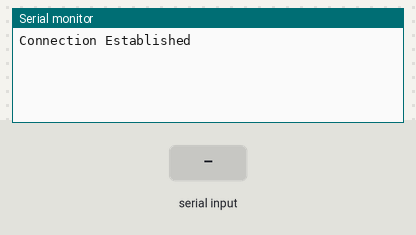
Simulated run of this sketch. Board: Arduino Uno, built with avr-gcc and run on an emulated ATmega328P. Parts: the last lines printed to the serial monitor. Inputs (shaded band) come from the test bench.

Above: at 1.2 s.
1.3 s: "disconnect\n" received over Serial
At 3.4 s:
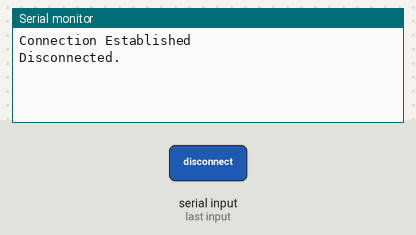
3.8 s: "28\n" received over Serial
At 6.0 s:
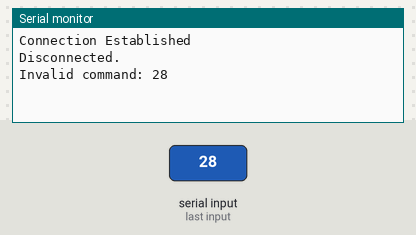
6.3 s: "on\n" received over Serial
At 8.0 s:
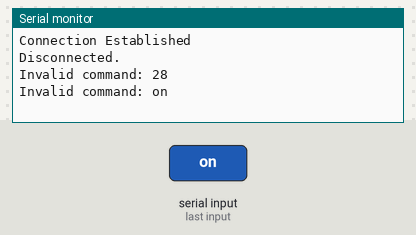
8.8 s: "off\n" received over Serial
At 11.0 s:
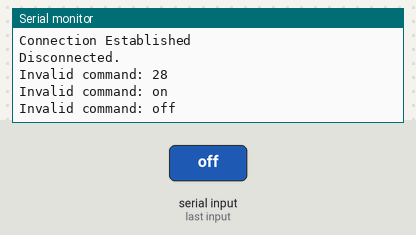
11.3 s: "connect\n" received over Serial
At 13.3 s:
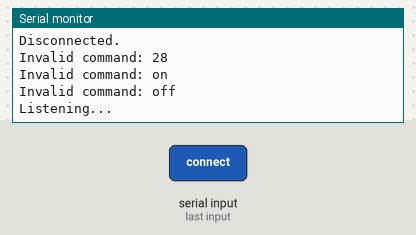
13.8 s: "25\n" received over Serial
At 16.4 s:
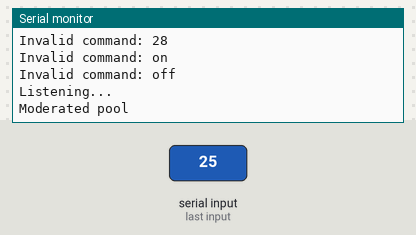

Measured:
- after the input at 1.3 s, the serial monitor: prints a new line after 1.0 s (image 1)
- after the input at 3.8 s, the serial monitor: prints a new line after 1.0 s (image 2)
- after the input at 6.3 s, the serial monitor: prints a new line after 1.0 s (image 3)
- after the input at 8.8 s, the serial monitor: prints a new line after 1.0 s (image 4)
- after the input at 11.3 s, the serial monitor: prints a new line after 1.0 s (image 5)
- after the input at 13.8 s, the serial monitor: prints a new line after 1.1 s (image 6)

The sketch:

IR_Transmitter.ino
```cpp
#include <IRremote.h>
#include <avr/pgmspace.h>

String cmd;
boolean listening;
IRsend irsend;
int khz;
unsigned int buffer[199];

const PROGMEM unsigned int temp28[] = {4450,4250, 650,1450, 650,450, 650,1500, 650,1500, 650,400, 650,450, 650,1450, 650,450, 650,400, 650,1500, 650,450, 650,400, 650,1500, 650,1500, 650,400, 650,1500, 650,1500, 650,450, 600,1500, 650,1500, 650,1500, 650,1500, 650,1500, 650,1450, 650,450, 650,1500, 600,450, 650,450, 650,400, 650,450, 650,450, 600,450, 650,1500, 650,400, 650,450, 650,400, 650,450, 650,400, 650,400, 650,450, 650,400, 650,1550, 600,1500, 650,1500, 650,1500, 650,1500, 600,1550, 650,1450, 650,5050, 4450,4300, 600,1500, 650,450, 650,1450, 650,1500, 650,450, 650,400, 650,1500, 650,450, 650,400, 650,1500, 650,400, 650,450, 650,1500, 600,1550, 650,400, 650,1500, 650,1500, 650,400, 650,1500, 650,1500, 650,1500, 650,1450, 650,1550, 600,1550, 600,450, 650,1500, 650,400, 650,450, 650,400, 650,400, 650,450, 650,400, 650,1550, 600,450, 650,450, 600,450, 650,450, 600,450, 650,450, 600,450, 650,450, 650,1450, 650,1500, 650,1500, 650,1500, 650,1450, 650,1500, 650,1500, 650};
const PROGMEM unsigned int temp17[] = {4450,4250, 650,1450, 650,450, 650,1500, 650,1500, 650,400, 650,450, 650,1450, 650,450, 650,400, 650,1500, 650,450, 650,450, 600,1500, 650,1500, 650,400, 650,1500, 650,1500, 650,450, 650,1500, 650,1450, 650,1500, 650,1500, 650,1500, 650,1500, 650,400, 650,1500, 650,450, 600,450, 650,450, 600,450, 650,450, 600,450, 650,450, 600,450, 650,450, 600,450, 650,450, 650,400, 650,400, 650,450, 650,1500, 600,1550, 600,1550, 600,1500, 650,1500, 650,1500, 650,1500, 650,1500, 650,5050, 4500,4200, 600,1500, 650,450, 650,1500, 650,1500, 600,450, 650,450, 600,1550, 600,450, 650,400, 650,1500, 650,450, 650,400, 650,1500, 650,1500, 650,450, 600,1500, 650,1500, 650,400, 650,1500, 650,1500, 650,1500, 650,1500, 650,1500, 600,1550, 600,450, 650,1500, 650,400, 650,450, 650,400, 650,450, 650,400, 650,450, 650,400, 650,450, 600,450, 650,450, 600,450, 650,450, 650,400, 650,450, 650,1500, 650,1450, 650,1500, 650,1500, 650,1500, 650,1500, 650,1500, 600,1550, 600};
const PROGMEM unsigned int temp25[] = {4500,4200, 700,1450, 650,450, 650,1450, 700,1450, 700,400, 650,400, 700,1450, 650,450, 650,400, 650,1500, 650,400, 700,400, 650,1500, 650,1500, 650,400, 650,1500, 650,1500, 650,400, 700,1450, 700,1450, 650,1500, 650,1450, 700,1450, 700,1450, 700,400, 650,1500, 650,400, 650,450, 650,400, 650,400, 700,400, 700,350, 700,1450, 700,1450, 700,400, 650,400, 650,450, 650,400, 650,450, 650,400, 650,450, 650,400, 700,1450, 700,1450, 650,1500, 650,1450, 700,1450, 700,1450, 700,5000, 4500,4200, 700,1450, 650,400, 700,1500, 650,1450, 650,450, 650,400, 650,1500, 700,350, 700,400, 700,1450, 650,400, 700,400, 650,1500, 650,1450, 700,400, 650,1500, 650,1500, 650,400, 650,1500, 650,1500, 650,1500, 650,1500, 650,1450, 650,1500, 700,350, 700,1500, 650,400, 650,450, 650,400, 650,450, 650,400, 650,400, 700,1450, 650,1500, 700,350, 700,400, 700,350, 700,400, 650,450, 650,400, 650,450, 650,400, 650,1500, 650,1450, 700,1450, 700,1450, 700,1450, 650,1500, 650};
const PROGMEM unsigned int on[] = {4450,4250, 650,1450, 650,450, 650,1500, 650,1500, 650,400, 650,450, 650,1450, 650,450, 650,400, 650,1500, 650,450, 650,400, 650,1500, 650,1500, 650,400, 650,1500, 650,1500, 650,450, 600,1500, 650,1500, 650,1500, 650,1500, 650,1500, 650,1450, 650,450, 650,1500, 600,450, 650,450, 650,400, 650,450, 650,450, 600,450, 650,1500, 650,400, 650,450, 650,400, 650,450, 650,400, 650,400, 650,450, 650,400, 650,1550, 600,1500, 650,1500, 650,1500, 650,1500, 600,1550, 650,1450, 650,5050, 4450,4300, 600,1500, 650,450, 650,1450, 650,1500, 650,450, 650,400, 650,1500, 650,450, 650,400, 650,1500, 650,400, 650,450, 650,1500, 600,1550, 650,400, 650,1500, 650,1500, 650,400, 650,1500, 650,1500, 650,1500, 650,1450, 650,1550, 600,1550, 600,450, 650,1500, 650,400, 650,450, 650,400, 650,400, 650,450, 650,400, 650,1550, 600,450, 650,450, 600,450, 650,450, 600,450, 650,450, 600,450, 650,450, 650,1450, 650,1500, 650,1500, 650,1500, 650,1450, 650,1500, 650,1500, 650};
const PROGMEM unsigned int off[] = {4500,4250, 650,1450, 700,400, 650,1500, 600,1550, 650,400, 650,450, 650,1450, 650,450, 650,400, 700,1450, 700,350, 700,400, 700,1450, 650,1500, 650,400, 650,1500, 650,400, 700,1450, 700,1450, 650,1500, 650,1500, 650,400, 700,1450, 650,1500, 650,1500, 650,400, 700,400, 650,400, 700,400, 650,1500, 650,400, 700,400, 650,1500, 650,1450, 650,1500, 700,350, 700,400, 700,350, 700,400, 700,400, 650,400, 700,400, 650,400, 700,1450, 650,1500, 650,1450, 700,1500, 650,1450, 650,5050, 4500,4200, 700,1450, 650,450, 650,1450, 700,1450, 700,400, 650,400, 700,1450, 650,450, 650,400, 650,1500, 650,400, 700,400, 650,1450, 700,1500, 600,450, 650,1500, 650,400, 700,1450, 650,1500, 700,1450, 650,1500, 650,400, 650,1500, 650,1500, 650,1500, 650,400, 700,400, 650,400, 650,450, 650,1450, 700,400, 650,400, 700,1450, 700,1450, 700,1450, 650,450, 650,400, 650,400, 700,400, 650,400, 700,400, 650,400, 700,400, 650,1500, 650,1500, 650,1450, 700,1450, 650,1500, 700};

void setup() {
  Serial.begin(9600);
  listening=false;
  khz = 38;
  Serial.write("Connection Established\n");
}

void loop() {
  if (Serial.available()) {
    cmd = Serial.readString();
    cleanInput();
    if(cmd == "disconnect") {
      Serial.write("Disconnected.\n");
      listening=false;
    } else if(listening) {
      if(cmd == "28") {
        sendSignal(temp28, (sizeof(temp28)/sizeof(temp28[0])));
        Serial.write("Increased capacity\n");
      } else if(cmd == "25") {
        sendSignal(temp25, (sizeof(temp25)/sizeof(temp25[0])));
        Serial.write("Moderated pool\n");
      } else if(cmd == "17") {
        sendSignal(temp17, (sizeof(temp17)/sizeof(temp17[0])));
        Serial.write("Reduced connections\n");
      } else if(cmd == "on") {
        sendSignal(on, (sizeof(on)/sizeof(on[0])));
        Serial.write("Server Started\n");
      } else if(cmd == "off") {
        sendSignal(off, (sizeof(off)/sizeof(off[0])));
        Serial.write("Server stopped\n");
      } else {
        Serial.write("Invalid command: ");
        Serial.print(cmd);
        Serial.write("\n");
      }
    } else if(cmd == "connect") {
      Serial.write("Listening...\n");
      listening=true;
    } else {
      Serial.write("Invalid command: ");
      Serial.print(cmd);
      Serial.write("\n");
    }
  }
}

void cleanInput() {
    if(cmd.endsWith("\n") || cmd.endsWith("\r"))
      cmd.remove(cmd.length()-1);
    if(cmd.endsWith("\n") || cmd.endsWith("\r"))
      cmd.remove(cmd.length()-1);
    cmd.toLowerCase();
}

void sendSignal(const unsigned int data[], int size) {
  PGMtoIntArray(data, size);
  irsend.sendRaw(buffer, size, khz);
  //  Serial.println(size, DEC);
  //  Serial.println(buffer[3], DEC);
  //  Serial.println(buffer[199], DEC);
}

void PGMtoIntArray(const unsigned int data[], int size){
  for (byte i = 0; i < size; i++) {
    buffer[i]=pgm_read_word(&data[i]);
  }
}
```
